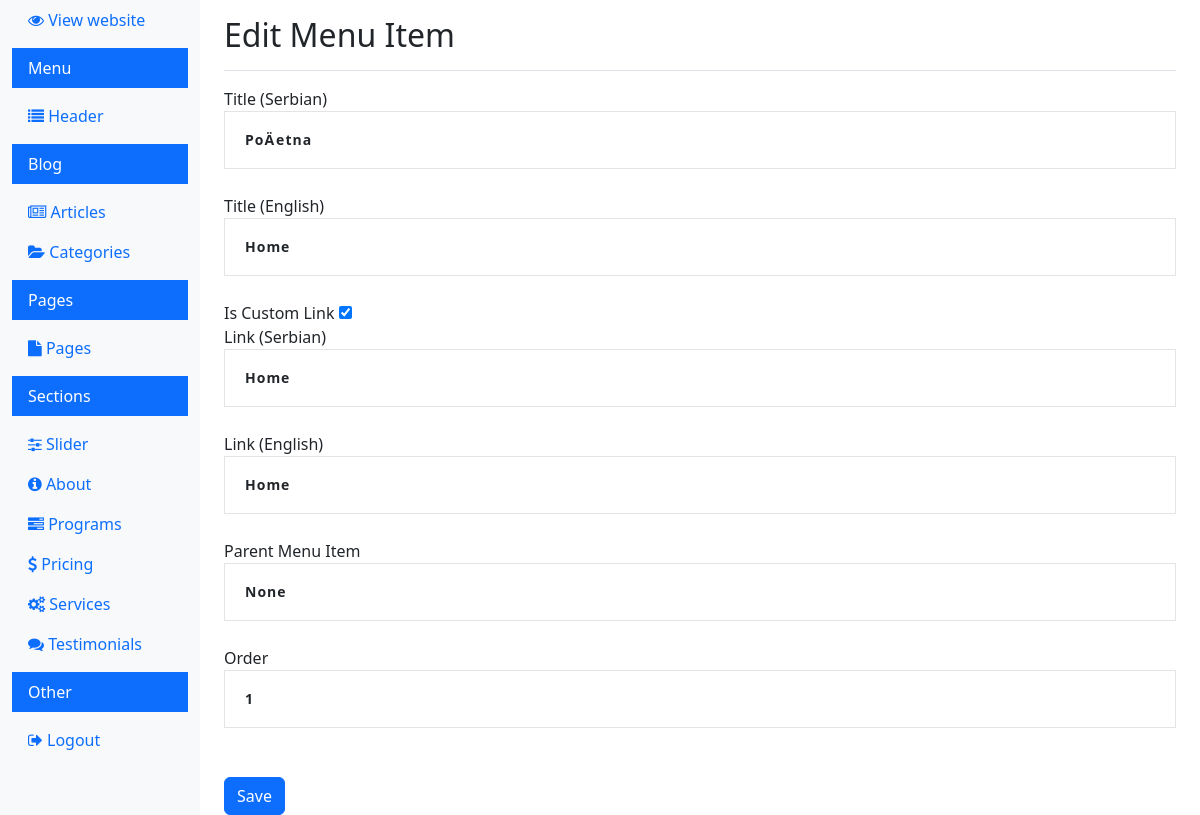
The app's page /dashboard/edit_menu_item.php?id=1 (signed in) with its own data.
### tables this page shows
CREATE TABLE IF NOT EXISTS `menu_items` (
  `id` int(11) NOT NULL AUTO_INCREMENT,
  `title_sr` varchar(255) NOT NULL,
  `title_en` varchar(255) NOT NULL,
  `link_sr` varchar(255) NOT NULL,
  `link_en` varchar(255) NOT NULL,
  `order` int(11) NOT NULL DEFAULT '0',
  `is_custom` tinyint(1) NOT NULL DEFAULT '0',
  `parent_id` int(11) DEFAULT NULL,
  PRIMARY KEY (`id`)
);

### dashboard/edit_menu_item.php (the view, shortened to what this page needs)
<?php
$id = $_GET['id'];
$conn = new mysqli(DB_HOST, DB_USER, DB_PASS, DB_NAME);
$sql = "SELECT * FROM menu_items WHERE id = ?";
$stmt = $conn->prepare($sql);
$stmt->bind_param("i", $id);
$stmt->execute();
$result = $stmt->get_result();
$menu_item = $result->fetch_assoc();
?>
<!doctype html>
<html lang="en">
<head>
  <link rel="stylesheet" href="../css/bootstrap.min.css">
  <link rel="stylesheet" href="https://cdnjs.cloudflare.com/ajax/libs/font-awesome/4.7.0/css/font-awesome.min.css">
  <link rel="stylesheet" href="../css/style.css">
</head>
<body>
  <div class="container-fluid">
    <div class="row">
      <?php include 'navigation.php'; ?>
      <main role="main" class="col-md-9 ms-sm-auto col-lg-10 px-md-4">
        <div class="d-flex justify-content-between flex-wrap flex-md-nowrap align-items-center pt-3 pb-2 mb-3 border-bottom">
          <h1 class="h2">Edit Menu Item</h1>
        </div>
        <form method="post">
          <div class="form-group">
            <label for="title_sr">Title (Serbian)</label>
            <input type="text" class="form-control" id="title_sr" name="title_sr" value="<?php echo htmlspecialchars($menu_item['title_sr']); ?>" required>
          </div>
          <div class="form-group">
            <label for="title_en">Title (English)</label>
            <input type="text" class="form-control" id="title_en" name="title_en" value="<?php echo htmlspecialchars($menu_item['title_en']); ?>" required>
          </div>
          <div class="form-group">
            <label for="is_custom">Is Custom Link</label>
            <input type="checkbox" id="is_custom" name="is_custom" value="1" <?php echo $menu_item['is_custom'] ? 'checked' : ''; ?>>
          </div>
          <div class="form-group">
            <label for="link_sr">Link (Serbian)</label>
            <select class="form-control" id="link_sr" name="link_sr" required>
              <option value="">Select Page</option>
            </select>
          </div>
          <div class="form-group">
            <label for="link_en">Link (English)</label>
            <select class="form-control" id="link_en" name="link_en" required>
              <option value="">Select Page</option>
            </select>
          </div>
          <div class="form-group">
            <label for="parent_id">Parent Menu Item</label>
            <select class="form-control" id="parent_id" name="parent_id">
              <option value="">None</option>
            </select>
          </div>
          <div class="form-group">
            <label for="order">Order</label>
            <input type="number" class="form-control" id="order" name="order" value="<?php echo htmlspecialchars($menu_item['order']); ?>" required>
          </div>
          <button type="submit" class="btn btn-primary mt-4">Save</button>
        </form>
      </main>
    </div>
  </div>
</body>
</html>

### css/style.css (style rules this page uses)
.form-control { background-color: #fff; line-height: 24px; padding: 16px 20px; font-size: 14px; font-weight: 600; border: 0; border-radius: 0px; border: 1px solid rgba(119,119,119,.2); margin-bottom: 25px; width: 100%; letter-spacing: 1px; font-family: var(--pbmit-heading-typography-font-family); }
.form-control::placeholder { color: #999; }

### records on screen
menu_items: title_sr "PoÄetna", title_en "Home", is_custom "☑", order "1"
